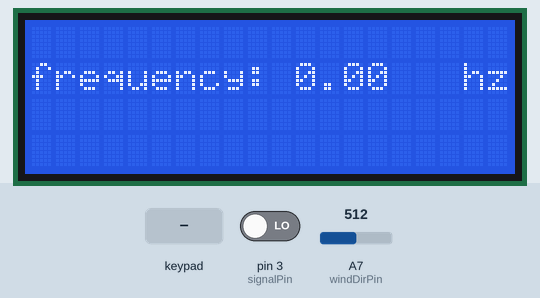
Bench run of a sketch on a simulated Arduino Nano, built with avr-gcc and run on an emulated ATmega328P. Shown: 20×4 character LCD. The inputs (shaded band) are chosen by the test bench; at power-on: A7 (windDirPin) = 512, pin 3 (signalPin) LOW. What the sketch prints to the serial monitor is not drawn.

Above: at 1.2 s.
1.3 s: key '3' pressed
At 2.7 s:
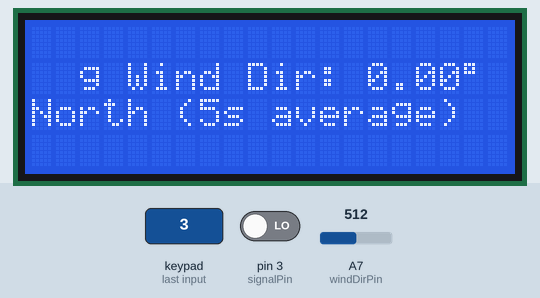
4.3 s: keypad keys 1 2 A pressed 0.4 s apart
At 5.9 s:
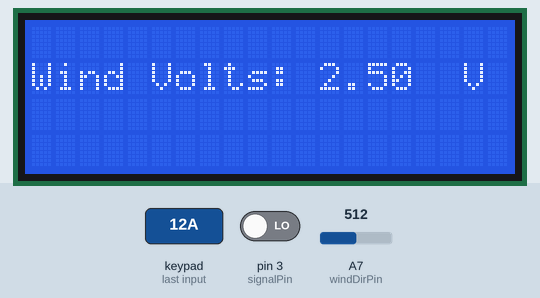
7.0 s: key '3' pressed
At 7.4 s:
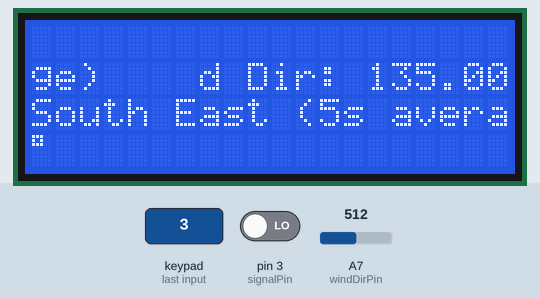
10.0 s: key '3' pressed
13.0 s: A7 (windDirPin) set to 327
At 15.8 s:
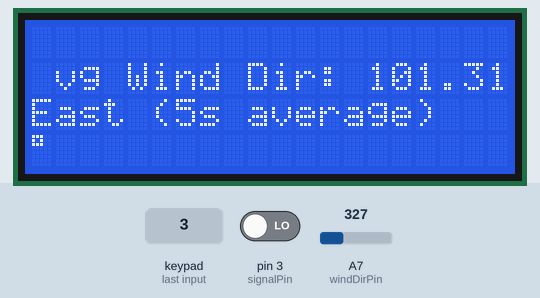
16.0 s: A7 (windDirPin) set to 716
At 20.8 s:
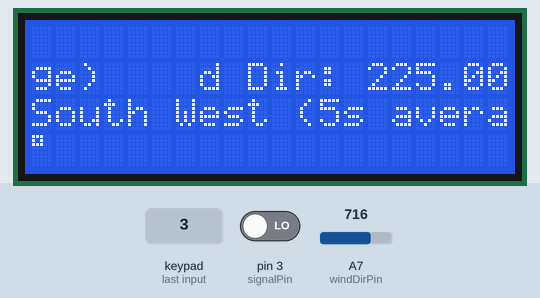
Timing chart, 0 to 22.3 s (numbered marks = the images above; inputs shaded):
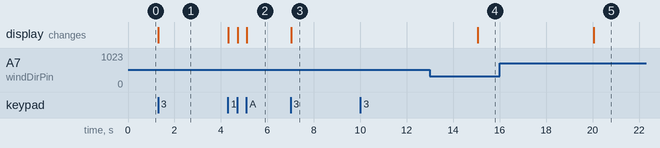

The sketch:

week12-task1.ino
```cpp
//
//
//
//
//
//
//
//
//
//
//
//
//
//
//
// NOTE:
// IF SIGNAL GENERATOR ISN'T CONNECTED TO PIN D3 WITH SQUAREWAVE ==> WHOLE SYSTEM STARTS MALFUNCTIONING
// IF YOU RESET ARDUINO (UNPLUG/PLUG TO COMPOTER) WITH SIGANAL GENERATOR CONNECTED WITH SQUAREWAVE (5 VOLTS + 20H)
// THEN EVERYTHING WORKS FINE
// COULD NOT FIGURE OUT WHY ==> iM GUESSING ITS SOME WIRING PROBLEM OR PROBLEM WITH A GROUD
//
//
//
//
//
//
//
//
//
//
//
//
#include <LiquidCrystal.h>
#include <Keypad.h>


// Sampling and averaging variables
unsigned long sampleInterval = 500; // 500ms = 2 samples per second
unsigned long lastSampleTime = 0;
unsigned long displayUpdateTime = 0;
const unsigned long averagePeriod = 5000; // 5 seconds

// Wind direction averaging variables
float windDirSamples[10]; // Enough for 10 samples in 5 seconds at 2 samples/second
int windDirSampleCount = 0;
float windDirTotal = 0.0;
float avgWindDirection = 0.0;

// Wind speed averaging variables
float windSpeedSamples[10]; // Same array size
int windSpeedSampleCount = 0;
float windSpeedTotal = 0.0;
float avgWindSpeed = 0.0;

const int rs = 7, en = 6, d4 = 5, d5 = 4, d6 = 9, d7 = 8;
LiquidCrystal lcd(rs, en, d4, d5, d6, d7);
const int signalPin = 3;
volatile int pressCount = 0;
unsigned long lastPressTime = 0;
unsigned long prevTime = 0;
float frequency = 0.0;
float windSpeed = 0.0;

volatile unsigned int buttonPressCount = 0;
volatile unsigned long lastInterruptTime = 0;
const unsigned long debounceDelay = 50;
volatile unsigned long pulseCount = 0;
const byte ROWS = 1;
const byte COLS = 4;
char hexaKeys[ROWS][COLS] = {
  {'1', '2', '3', 'A'}
};
byte rowPins[ROWS] = {A4};
byte colPins[COLS] = {A0, A1, A2, A3};

Keypad customKeypad = Keypad(makeKeymap(hexaKeys), rowPins, colPins, ROWS, COLS);

char lastKeyPressed = '1';

const int windDirPin = A7;

float windDirVolts = 0.0;


void signalISR() {
    pulseCount++;
}


void setup() {
  Serial.begin(9600);
  // set up the LCD's number of columns and rows:
  lcd.begin(20, 4);
  pulseCount = 0;
  frequency = 0.0;
  windSpeed = 0.0;

    // Clear sample arrays
  for (int i = 0; i < 10; i++) {
    windDirSamples[i] = 0.0;
    windSpeedSamples[i] = 0.0;
  }
  // pinMode(LED_BUILTIN, OUTPUT);
  // pinMode(6, INPUT);
  // pinMode(A2, INPUT);
  // pinMode(13, OUTPUT);

  pinMode(signalPin, INPUT);
  pinMode(windDirPin, INPUT);

  attachInterrupt(digitalPinToInterrupt(signalPin), signalISR, RISING);
}

void loop() {
  unsigned long currentTime = millis();


    // Sample at the defined interval (500ms = 2 samples/second)
  if (currentTime - lastSampleTime >= sampleInterval) {
    measureHz();
    measureWindDirection();
    addSample();
    lastSampleTime = currentTime;
  }

  // Update averages and display every 5 seconds
  if (currentTime - displayUpdateTime >= averagePeriod) {
    calculateAverages();
    displayUpdateTime = currentTime;
  }


  char customKey = customKeypad.getKey();

  if (customKey) {
    Serial.println(customKey);
    lastKeyPressed = customKey;
    lcd.clear(); // Clear the screen when a new key is pressed
  }

  updateDisplay();
}


void updateDisplay(){
    // Display based on the last key pressed
  if (lastKeyPressed == '1') {
    displayHz();
  }
  else if (lastKeyPressed == '2') {
    displayAvgWindSpeed();
  }
  else if (lastKeyPressed == '3'){
    displayAvgWindDirection();
  }
  else if (lastKeyPressed == 'A') {
    displayWindVolts();
  }

}

void addSample() {
  // Add current wind speed to samples array
  windSpeedSamples[windSpeedSampleCount % 10] = windSpeed;
  windSpeedSampleCount++;

  // Add current wind direction to samples array
  float windDirDegree = getWindDirectionDegree(windDirVolts);
  windDirSamples[windDirSampleCount % 10] = windDirDegree;
  windDirSampleCount++;
}

void calculateAverages() {
  // Calculate average wind speed
  windSpeedTotal = 0.0;
  int speedCount = min(windSpeedSampleCount, 10);
  for (int i = 0; i < speedCount; i++) {
    windSpeedTotal += windSpeedSamples[i];
  }
  avgWindSpeed = (speedCount > 0) ? windSpeedTotal / speedCount : 0.0;

  // Calculate average wind direction (special handling for circular data)
  float sinSum = 0.0;
  float cosSum = 0.0;
  int dirCount = min(windDirSampleCount, 10);

  for (int i = 0; i < dirCount; i++) {
    // Convert to radians and accumulate vector components
    float radians = windDirSamples[i] * PI / 180.0;
    sinSum += sin(radians);
    cosSum += cos(radians);
  }

  // Calculate the average angle using atan2
  if (dirCount > 0) {
    float avgRadians = atan2(sinSum / dirCount, cosSum / dirCount);
    avgWindDirection = avgRadians * 180.0 / PI;
    if (avgWindDirection < 0) {
      avgWindDirection += 360.0;
    }
  } else {
    avgWindDirection = 0.0;
  }

  // Reset counters for next period
  windSpeedSampleCount = 0;
  windDirSampleCount = 0;

  Serial.print("5s Avg Wind Speed: ");
  Serial.print(avgWindSpeed);
  Serial.print(" m/s, Avg Direction: ");
  Serial.print(avgWindDirection);
  Serial.println("°");
}


void displayAvgWindSpeed() {
  lcd.setCursor(0, 1);
  lcd.print("Avg Wind Speed: ");
  lcd.print(avgWindSpeed);
  lcd.setCursor(0, 2);
  lcd.print("m/s (5s average)    ");
}

void displayAvgWindDirection() {
  lcd.setCursor(0, 1);
  lcd.print("Avg Wind Dir: ");
  lcd.print(avgWindDirection);
  lcd.print((char)223); // Degree symbol

  lcd.setCursor(0, 2);
  String directionStr = getDirectionString(avgWindDirection);
  lcd.print(directionStr);
  lcd.print(" (5s average)    ");
}

void measureWindDirection() {
  float windDirAnalog = analogRead(windDirPin);
  windDirVolts = windDirAnalog * (5.0 / 1023.0);
}

float getWindDirectionDegree(float voltage) {

  if (voltage < 1.44) {
    return 0;                 // North (0°)
  } else if (voltage < 1.91){
    return 45;                // North East (45°)
  } else if (voltage < 2.39){
    return 90;                // East (90°)
  } else if (voltage < 2.86){
    return 135;               // South East (135°)
  } else if (voltage < 3.34){
    return 180;               // South (180°)
  } else if (voltage < 3.81){
    return 225;               // South West (225°)
  } else if (voltage < 4.29){
    return 270;               // West (270°)
  } else {
    return 315;               // North West (315°)
  }

}


String getDirectionString(float degree) {
  // Round to nearest compass direction
  if (degree >= 337.5 || degree < 22.5) return "North";
  if (degree >= 22.5 && degree < 67.5) return "North East";
  if (degree >= 67.5 && degree < 112.5) return "East";
  if (degree >= 112.5 && degree < 157.5) return "South East";
  if (degree >= 157.5 && degree < 202.5) return "South";
  if (degree >= 202.5 && degree < 247.5) return "South West";
  if (degree >= 247.5 && degree < 292.5) return "West";
  if (degree >= 292.5 && degree < 337.5) return "North West";
  return "Unknown";
}

void displayWindVolts() {
  lcd.setCursor(0,1);
  lcd.print("Wind Volts: ");
  lcd.print(windDirVolts);
  lcd.setCursor(18, 1);
  lcd.print("V");
}


void displayHz() {
  lcd.setCursor(0,1);
  lcd.print("frequency: ");
  lcd.print(frequency);
  lcd.setCursor(18, 1);
  lcd.print("hz");
}

void displayWindSpeed() {
  unsigned long currentTime = millis();
  lcd.setCursor(0,1);

    lcd.print("avg WindSpeed: ");
    lcd.print(avgWindSpeed);
    lcd.setCursor(17, 1);
    lcd.print("m/s");
    prevTime = currentTime;

}


void measureHz() {
  unsigned long currentTime = millis();

  // Use shorter measurement window to get more frequent updates
  if (currentTime - prevTime >= sampleInterval) {
    noInterrupts();
    // Scale the pulse count to get Hz (pulses per second)
    // If we sample every 500ms, multiply by 2 to get Hz
    frequency = pulseCount * (1000.0 / sampleInterval);
    pulseCount = 0;
    interrupts();

    windSpeed = frequency * 0.7; // Convert to wind speed
    prevTime = currentTime;

    // If no signals for a longer period, reset frequency to zero
    if (frequency == 0 && (currentTime - lastSampleTime > 3000)) {
      frequency = 0.0;
      windSpeed = 0.0;
    }
  }
}

void printAlphabet() {
  int row_length = 20;
  for (int i = 0; i<100000; i++) {
    int remainder_alpha = i % 26;
    int alphabet = remainder_alpha + 65;
    //the lettter to be printed is lcd.write(alpha)
    int devided_row = i / row_length;
    int remainder_column = i % row_length;
    if (devided_row%2 == 1) {
      lcd.setCursor(row_length - remainder_column - 1,1);
      lcd.write (alphabet);
    } else {
      lcd.setCursor(remainder_column, 0);
      lcd.write(alphabet);
    }
    delay(100);
    lcd.clear();
  }
}
```

Measured:
- after the input at 1.3 s, the display: changes at once (image 1)
- after the input at 4.3 s, the display: first changes at once (image 2 shows a later state)
- after the input at 7.0 s, the display: changes at once (image 3)
- after the input at 10.0 s, every drawn part: stays the same
- after the input at 13.0 s, the display: changes after 2.1 s (image 4)
- after the input at 16.0 s, the display: changes after 4.0 s (image 5)
